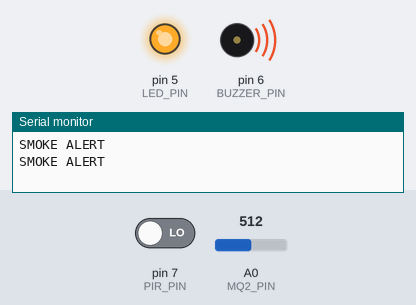
The sketch below on a simulated Arduino Uno, built with avr-gcc and run on an emulated ATmega328P. Parts: output pins drawn as LEDs (lit = HIGH), buzzer (waves = sounding), the last lines printed to the serial monitor. The inputs (shaded band) are chosen by the test bench; at power-on: A0 (MQ2_PIN) = 512, pin 7 (PIR_PIN) LOW.

Above: at 4.0 s.
4.1 s: A0 (MQ2_PIN) set to 390
At 7.0 s:
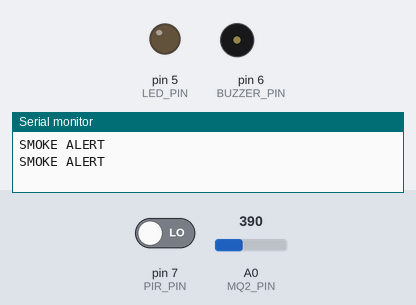
8.2 s: pin 7 (PIR_PIN) driven HIGH
At 9.3 s:
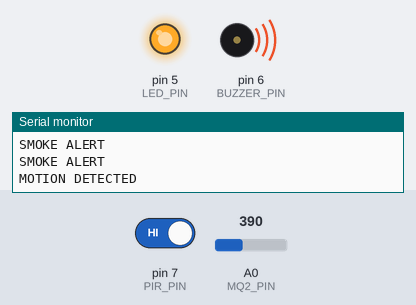
12.3 s: pin 7 (PIR_PIN) driven LOW
At 13.1 s:
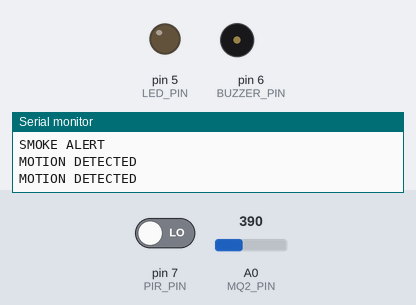
16.4 s: A0 (MQ2_PIN) set to 409
At 16.8 s:
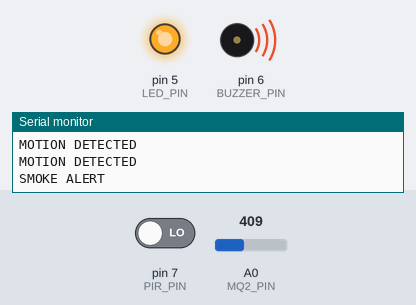
24.4 s: A0 (MQ2_PIN) set to 306
At 27.3 s:
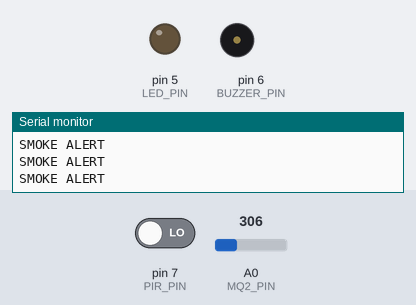
Timing chart, 0 to 28.8 s (numbered marks = the images above; inputs shaded):
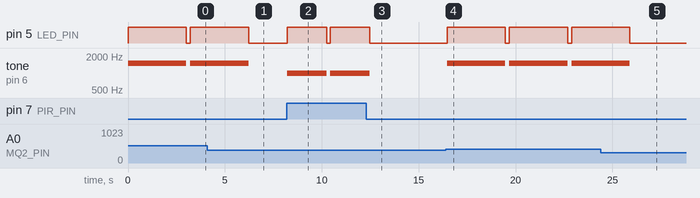

Measured:
- the behaviour switches between 400 and 401 on A0 (MQ2_PIN) (found by bisection; images 3 and 4)
- after the input at 4.1 s, pin 5 (LED_PIN): goes on until 6.2 s, then stays LOW; tone on pin 6 (BUZZER_PIN): goes on until 6.2 s, then stays silent
- after the input at 8.2 s, pin 5 (LED_PIN): LOW → HIGH at once, → LOW 2.0 s later, → HIGH 0.20 s later; tone on pin 6 (BUZZER_PIN): silent → 1000 Hz at once, → silent 2.0 s later, → 1000 Hz 0.20 s later
- after the input at 12.3 s, pin 5 (LED_PIN): goes on until 12.5 s, then stays LOW; tone on pin 6 (BUZZER_PIN): goes on until 12.5 s, then stays silent
- after the input at 16.4 s, pin 5 (LED_PIN): alternates HIGH for 3.0 s and LOW for 0.20 s, starting after 0.07 s; tone on pin 6 (BUZZER_PIN): alternates 1500 Hz for 3.0 s and silent for 0.20 s, starting after 0.07 s
- after the input at 24.4 s, pin 5 (LED_PIN): goes on until 25.9 s, then stays LOW; tone on pin 6 (BUZZER_PIN): goes on until 25.9 s, then stays silent

The sketch:

arduino_code.ino
```cpp
#include <SoftwareSerial.h>

SoftwareSerial BT(10, 11);

const int PIR_PIN = 7;
const int MQ2_PIN = A0;

const int LED_PIN = 5;
const int BUZZER_PIN = 6;

const int SMOKE_THRESHOLD = 400;

void setup() {

  pinMode(PIR_PIN, INPUT);

  pinMode(LED_PIN, OUTPUT);
  pinMode(BUZZER_PIN, OUTPUT);

  digitalWrite(LED_PIN, LOW);
  digitalWrite(BUZZER_PIN, LOW);

  Serial.begin(9600);
  BT.begin(9600);
}

void loop() {

  int motion = digitalRead(PIR_PIN);

  if (motion == HIGH) {

    digitalWrite(LED_PIN, HIGH);

    tone(BUZZER_PIN, 1000);

    Serial.println("MOTION DETECTED");
    BT.println("MOTION DETECTED");

    delay(2000);

    digitalWrite(LED_PIN, LOW);
    noTone(BUZZER_PIN);
  }

  int smokeValue = analogRead(MQ2_PIN);

  if (smokeValue > SMOKE_THRESHOLD) {

    digitalWrite(LED_PIN, HIGH);

    tone(BUZZER_PIN, 1500);

    Serial.println("SMOKE ALERT");
    BT.println("SMOKE ALERT");

    delay(3000);

    digitalWrite(LED_PIN, LOW);
    noTone(BUZZER_PIN);
  }

  delay(200);
}
```
